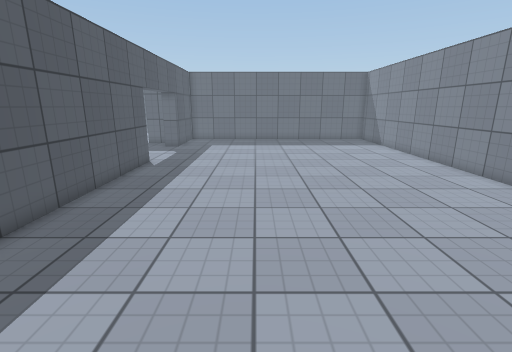
view 1 (above)

16 first-person views from a walk through a scene from a Unity 3-D project. The camera is 1.5 m above the floor, tilts 14° down and sees 85° across. The floor is counted in squares, 0.5 m on a side. Each view is taken from the middle of a square. On the plan, view 1 faces up. The plan holds only what a view shows up to about 20 squares ahead; the rest is blank. The place goes on beyond the plan. Surface patterns are stand-ins for the level's own textures.

view 2
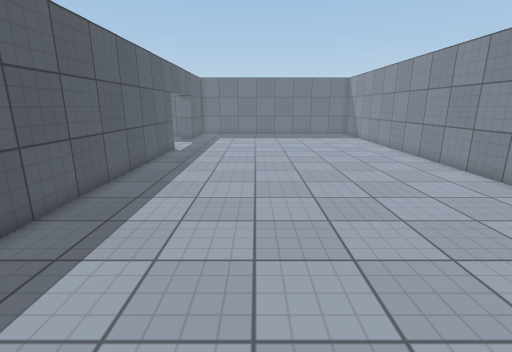

view 3
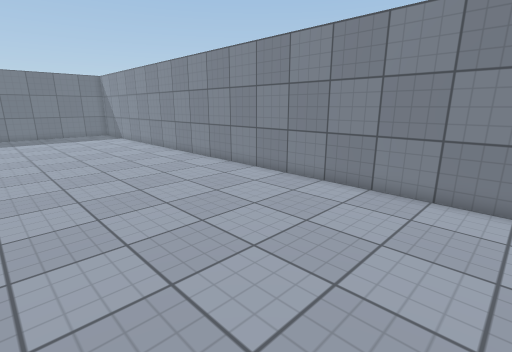

view 4
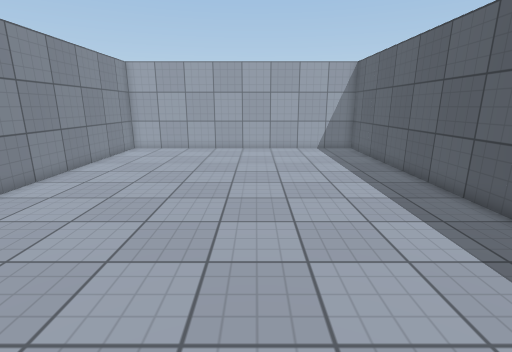

view 5
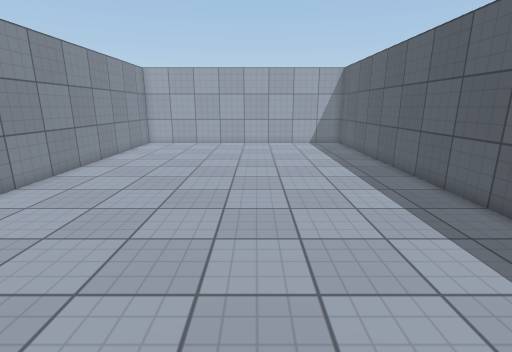

view 6
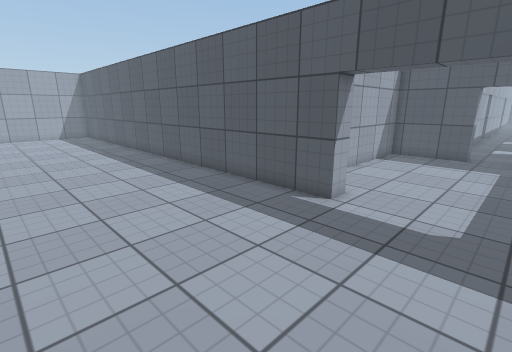

view 7
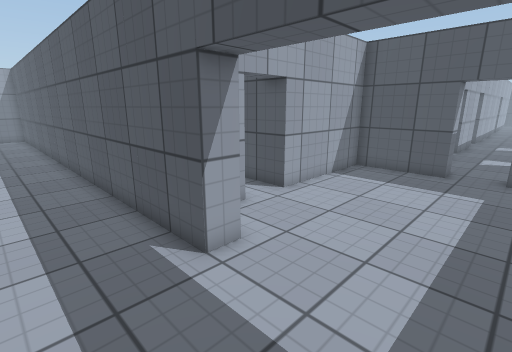

view 8
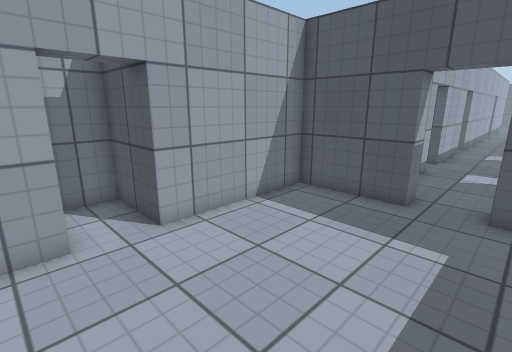

view 9
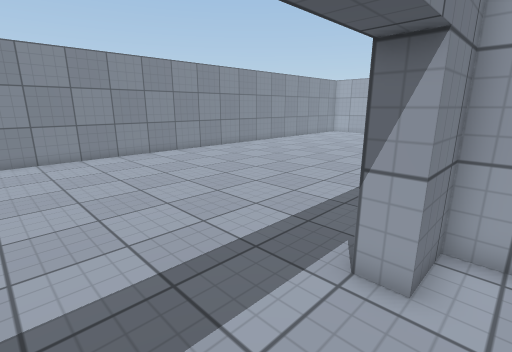

view 10
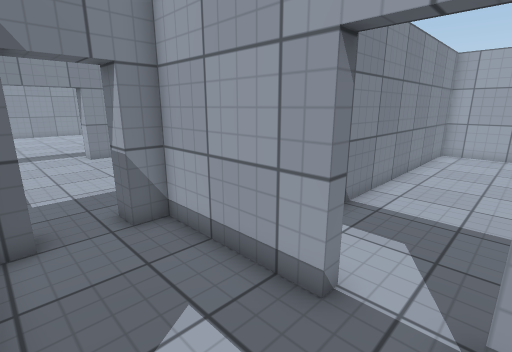

view 11
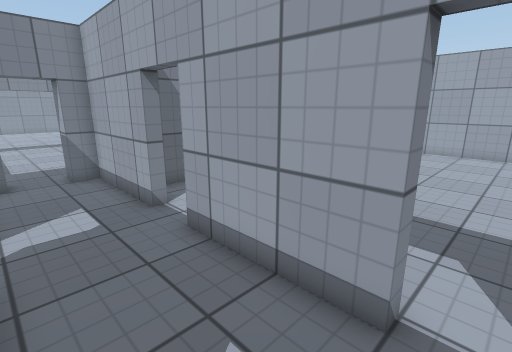

view 12
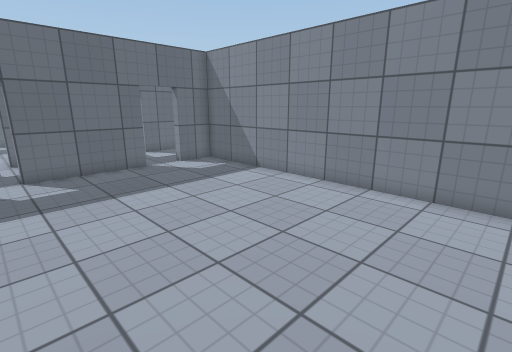

view 13
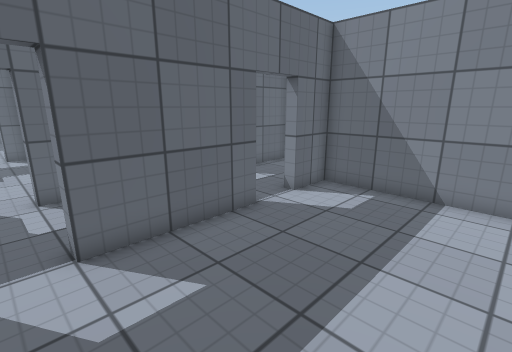

view 14
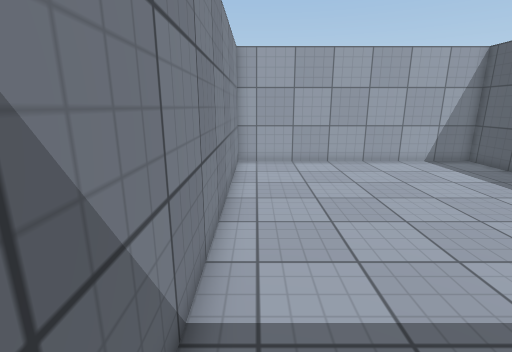

view 15
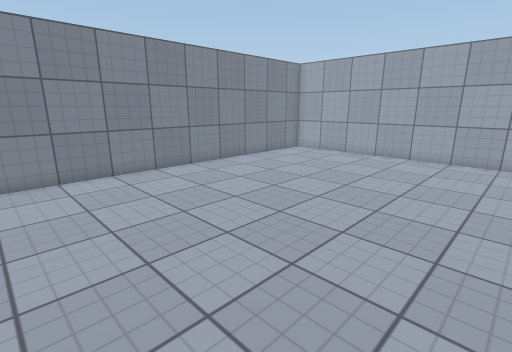

view 16
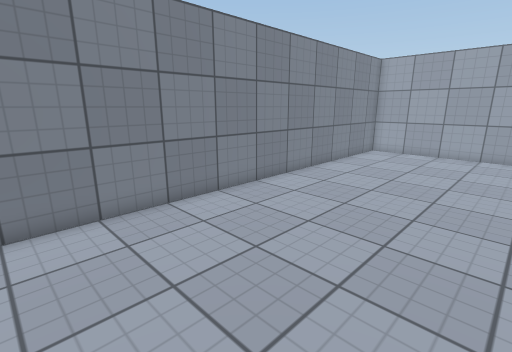

### Floor plan
Points are (right, up) in squares from view 1. A wall is a line through its corners. A room is listed if a view was taken in it or the views show most of it. See-through windows are left out.
Room 1 (views 1, 2, 3, 4, 5, 6, 7, 15, 16)
walls: (-7, 15.5) (-6, 15.5) (-6, -11.5) (10, -11.5) (10, 20.5)
ways out: opening at (-6.5, 18.5) to room 2
Room 2 (views 8, 9, 10, 11)
walls: (-17, 20) (-17, 19.5); (-18, 19.4) (-18, 20.1); (-18, 17.5) (-17, 17.5) (-17, 13.5) (-11, 13.5) (-11, 10.5) (-9.4, 10.5); (-18, 20.5) (-19.1, 20.5); (-23, 16.5) (-18, 16.5); (-9.1, 13.5) (-7, 13.5) (-7, 15.5); (-30, 16.5) (-25, 16.5)
ways out: opening at (-6.5, 18.5) to room 1; opening at (-31, 16.5) to room 3; opening at (-24, 16.5) to room 3
Room 3 (views 12, 13, 14)
walls: (-25, 16.5) (-25, 16) (-30, 16) (-30, 16.5); (-31.5, -0.5) (-21, -0.5) (-21, 16) (-23, 16) (-23, 16.5)
ways out: opening at (-31, 16.5) to room 2; opening at (-24, 16.5) to room 2

Where each view was taken, in squares from view 1:
view 1: 0 up, 0 right, facing up
view 2: 5 down, 0 right, facing up
view 3: 6 down, 0 right, facing up-right
view 4: 9 up, 1 right, facing down
view 5: 12 up, 1 right, facing down
view 6: 20 up, 2 right, facing down-left
view 7: 20 up, 3 left, facing down-left
view 8: 20 up, 8 left, facing down-left
view 9: 20 up, 8 left, facing down-right
view 10: 20 up, 25 left, facing down-right
view 11: 20 up, 31 left, facing down-right
view 12: 2 up, 31 left, facing up-right
view 13: 10 up, 31 left, facing up-right
view 14: 15 up, 22 left, facing down
view 15: 6 up, 3 left, facing down-right
view 16: 8 up, 2 right, facing down-right
